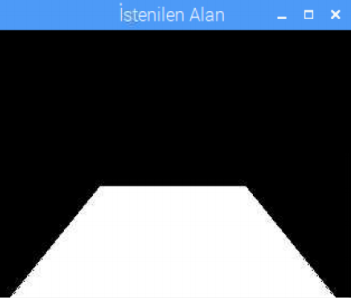
#> input picture goruntu/img/istenilenalan.png, 353 x 304 px
$ python kenaralgilama.py   (older library calls are emulated)
#> lines starting #> are read from the running program, lines starting #| are printed output that depends on the picture
# -*- coding: utf-8 -*-

###########sobel filtreleme kenar Algılama###########

import cv2
import numpy as np
import matplotlib.pyplot as plt

img =cv2.imread("img/istenilenalan.png",0)
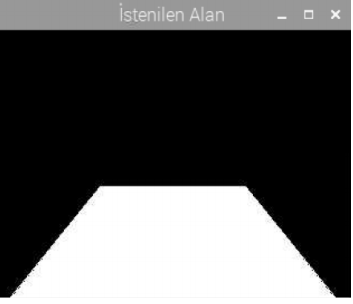
#> img: shape (304, 353); min 0, max 255, mean 84.5

sobelX=cv2.Sobel(img,-1,1,0 ,ksize=5) #X eksenin kenarlarını algılar -1 İNT DÖNÜŞÜM SAGLAR
sobelY=cv2.Sobel(img,-1,0,1,ksize=5) #Y ekseninin kenarlarını algılar
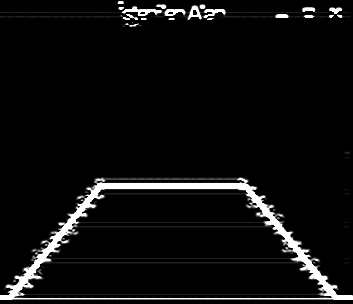
#> sobelY: shape (304, 353); min 0, max 255, mean 13.4
sobel=cv2.Sobel(img,-1,1,1, ksize=5)  #her iki eksendede kenar algılar
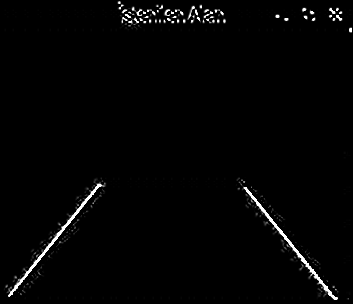
#> sobel: shape (304, 353); min 0, max 255, mean 4

sobelX1=cv2.Sobel(img,-1,1,0, ksize=-1) #-1 otomotik olarak kaç matris oldugunu belirler
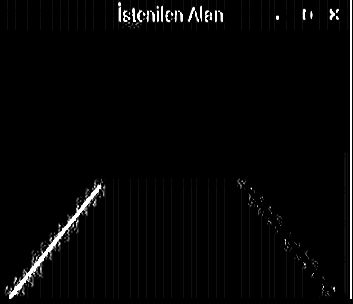
#> sobelX1: shape (304, 353); min 0, max 255, mean 6

sobelX2=cv2.Sobel(img,cv2.CV_64F,1,0,ksize=5)# burda negatifleri de aalır
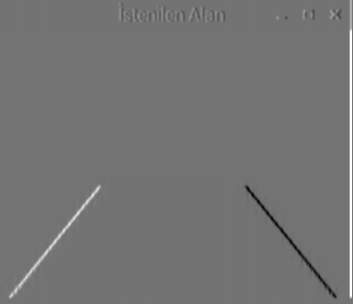
#> sobelX2: shape (304, 353) float64; min -10068, max 12240, mean 74.4; drawn with min black and max white
sobelX2=np.absolute(sobelX2) #mutlak degerini aldım
sobelX2=np.uint8(sobelX2) # inte çevirdim
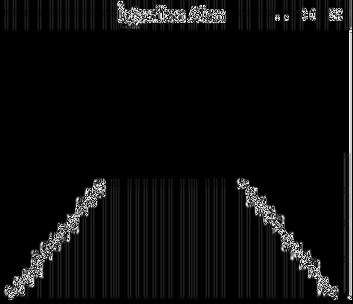
#> sobelX2: shape (304, 353); min 0, max 255, mean 12.4

####laflas alma

laplacian=cv2.Laplacian(img,-1,ksize=1) # default olarakta yani ksize vermedende kullanabilirim

canny=cv2.Canny(img,200,240) #max ve min degeri ve resmi giriyoruz
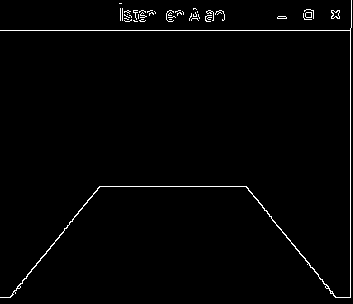
#> canny: shape (304, 353); 1.6% white in thin lines or dots


plt.subplot(231),plt.imshow(img,"gray"),plt.title("orginal")
plt.subplot(232),plt.imshow(sobelX,"gray"),plt.title("sobelx")
plt.subplot(233),plt.imshow(sobelY,"gray"),plt.title("sobely")
# plt.subplot(234),plt.imshow(sobel,"gray"),plt.title("sobel")
# plt.subplot(235),plt.imshow(sobelX2,"gray"),plt.title("sobelx2")
plt.subplot(236),plt.imshow(sobelX2,"gray"),plt.title("sobelx2")
plt.subplot(234),plt.imshow(laplacian,"gray"),plt.title("laplacian")
plt.subplot(235),plt.imshow(canny,"gray"),plt.title("canny")

plt.show()
